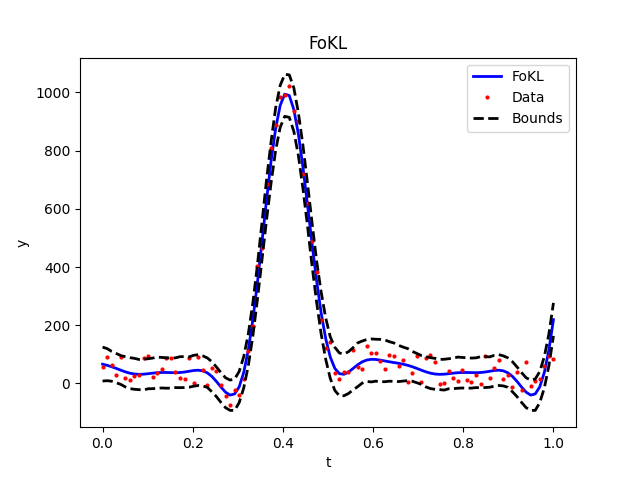

Generate this figure with Python:
"""
[EXAMPLE]: Pyomo Maximize

This is an example of FoKL converting its GP model to a symbolic Pyomo expression and solving the generated Pyomo model
algebraically for the maximum value of the GP model. The dataset used is arbitrarily defined and is a toy problem.
"""
from src.FoKL import FoKLRoutines
import numpy as np
import pyomo.environ as pyo
from pyomo.environ import *


def dataset():
    res = int(1e2)
    t = np.linspace(0, 1, res)
    window = np.sin(t * np.pi)
    noise = np.random.rand(res) * 100

    x0 = np.sin(t * np.pi * 3)
    x1 = np.cos(t * np.pi * 3)

    def b1(x):
        return -11.2291203558315 + 22.4582407116631 * x

    def b2(x):
        return 3.93718725725502 - 23.6231235435301 * x + 23.6231235435301 * x ** 2

    def b3(x):
        return -0.960140559513144 + 11.5216867141577 * x - 28.8042167853943 * x ** 2 + 19.2028111902629 * x ** 3

    y = -window * (b1(x0) + b2(x1) + b2(x0) * b3(x1)) + noise

    return t, x0, x1, y


def main():

    # Define/Load dataset:
    t, x0, x1, y = dataset()  # t is parameter for x used for plot's x-axis, and dataset is <y|x>

    # Train/Load FoKL model:
    try:
        f = FoKLRoutines.load('pyomo_maximize.fokl')
    except Exception as exception:
        f = FoKLRoutines.FoKL(kernel=1, UserWarnings=False)
        print("\nTraining FoKL model...")
        f.fit([x0, x1], y, clean=True)
        print("Done!")
        f.save('pyomo_maximize.fokl')

    # Plot to visualize dataset and model:
    f.coverage3(plot=True, xlabel='t', xaxis=t, ylabel='y')

    # Convert FoKL's GP model to Pyomo:
    scenarios = f.draws  # Pyomo 'scenarios' is synonym for FoKL 'draws'
    m = f.to_pyomo(scenarios)

    # Add constraints (if any/known) to enforce 'physics':
    m.t = pyo.Var(within=pyo.Reals, bounds=[0, 1])
    m.x0 = pyo.Constraint(expr=m.fokl_x[0] == (sin(m.t * np.pi * 3) + 1) / 2)
    m.x1 = pyo.Constraint(expr=m.fokl_x[1] == (cos(m.t * np.pi * 3) + 1) / 2)

    m.fokl_y_avg = pyo.Expression(expr=sum(m.fokl_y[i] for i in m.fokl_scenarios) / scenarios)  # average of scenarios
    m.obj = pyo.Objective(expr=m.fokl_y_avg, sense=pyo.maximize)

    # Solve (need multistart 'https://pyomo.readthedocs.io/en/latest/contributed_packages/multistart.html'):
    solver = pyo.SolverFactory('multistart')  # multistart to try local solver at various points for global solution
    print("\nRunning Pyomo solver...")
    solver.solve(m, solver='ipopt', suppress_unbounded_warning=True)  # IPOPT is local solver, and warning not needed
    print("Done!")

    print("\nPyomo solution:")
    print(f"     y = {m.obj()}")
    x = []
    for j in m.fokl_j:
        print(f"    x{j} = {m.fokl_x[j]()}")
        x.append(m.fokl_x[j]())
    print(f"     t = {m.t()}")

    # Check solution against FoKL model:
    x = np.array(x)[np.newaxis, :]
    y_check = f.evaluate(x, draws=scenarios)
    print("\nNumerical FoKL evaluation of Pyomo solution [x0, x1] to confirm equivalence of models:")
    print(f"     y = {y_check[0]}")


if __name__ == '__main__':
    print("\nStart of Pyomo Maximize example.")
    main()
    print("\nEnd of Pyomo Maximize example.")

